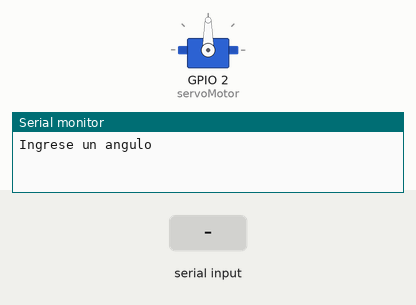
The sketch below on a simulated ESP32. On the bench: servo, the last lines printed to the serial monitor. The inputs (shaded band) are chosen by the test bench.

Above: at 1.2 s.
1.3 s: "30,150\n" received over Serial
At 2.3 s:
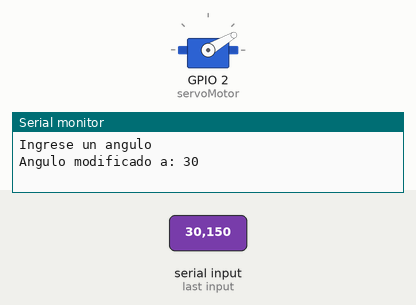
2.8 s: "5\n" received over Serial
At 3.4 s:
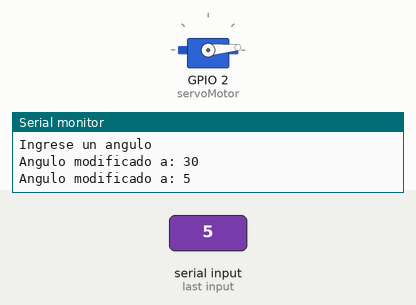
4.3 s: "90,45\n" received over Serial
At 4.6 s:
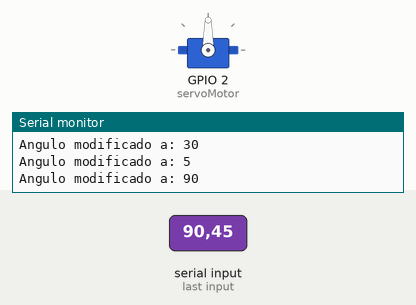
Timing chart, 0 to 7.3 s (numbered marks = the images above; inputs shaded):
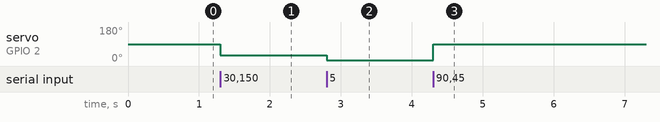

Measured:
- after the input at 1.3 s, servo on GPIO 2 (servoMotor): 90° → 30° at once
- after the input at 2.8 s, servo on GPIO 2 (servoMotor): 30° → 5° at once
- after the input at 4.3 s, servo on GPIO 2 (servoMotor): 5° → 90° at once

The sketch:

sketch_mar17a.ino
```cpp
#include <ESP32Servo.h>

Servo servoMotor;

void setup() {
  Serial.begin(115200);
  servoMotor.attach(2);
  servoMotor.write(90);
  Serial.println("Ingrese un angulo");

}

void loop() {
  if (Serial.available() > 0) {
    int angle = Serial.parseInt(); // Lee el ángulo como un entero desde el monitor serie
    if (angle >= 0 && angle <= 180) { // Verifica si el ángulo está dentro del rango válido
      servoMotor.write(angle); // Mueve el servo al ángulo especificado
      Serial.println("Angulo modificado a: " + String(angle)); // Imprime el ángulo modificado en el monitor serie
    } else {
      Serial.println("Error: El angulo debe estar entre 0 y 180 grados"); // Imprime un mensaje de error si el ángulo está fuera del rango válido
    }
    while (Serial.available() > 0) {
      Serial.read(); // Limpia el buffer serial
    }
  }
}
```
